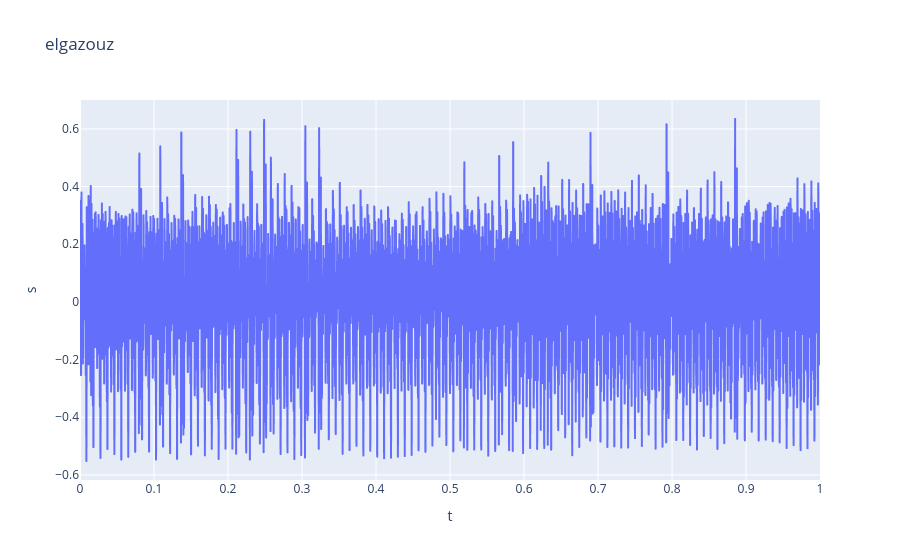
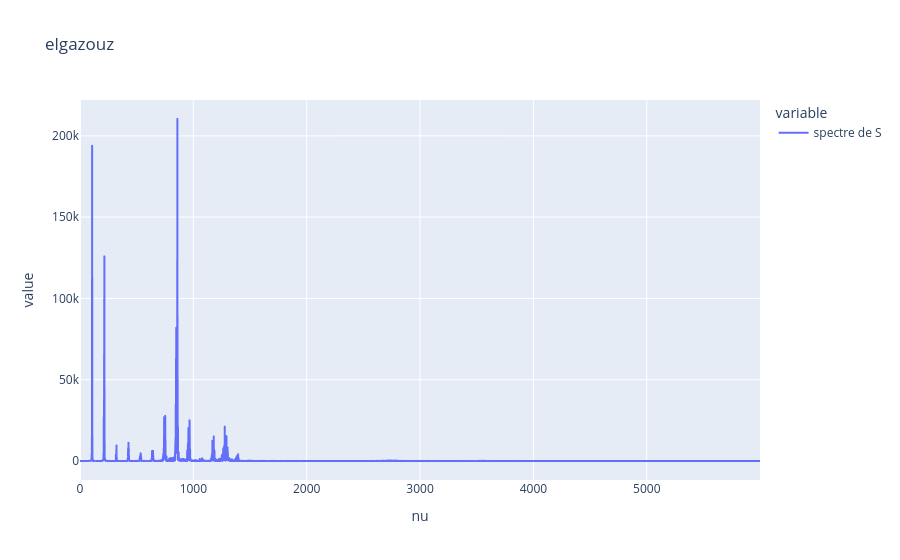
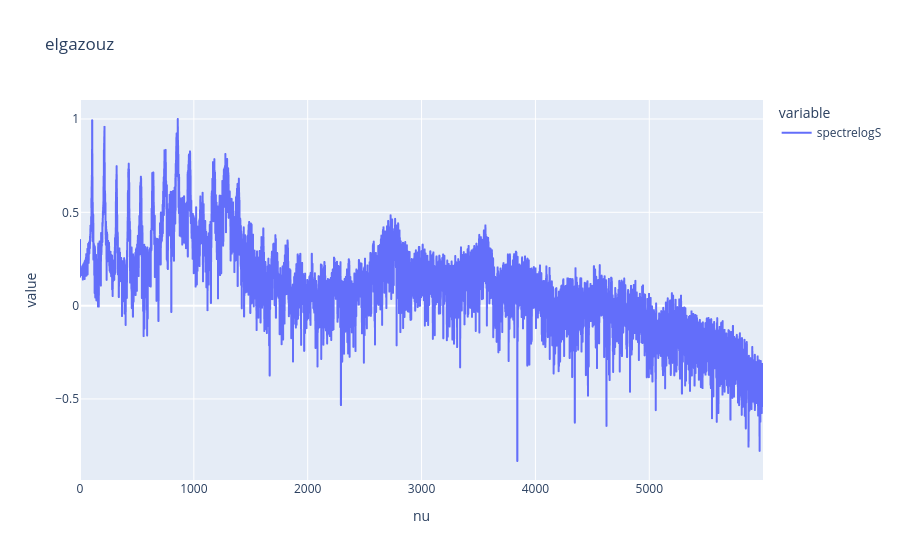

Notebook cell for these charts, in order:
### Markdown cell above
FONCTION QUI RETOURNE L'AMPLITUDE ET LA FREQUENCE DU FONDAMENTALE ET DE H HARMONIQUES SOUS FORME DE VECTEUR

### Code cell
signal_dict = np.load('a_1.npz')

s = signal_dict['s']
t = signal_dict['t']


df=pd.DataFrame({"t":t, "s":s})
fig= px.line(df, x="t", y="s", title="elgazouz")
fig.show()

nu,S = san.trans_fourier(s,t)


spectreS = ((abs(S))**2)

df=pd.DataFrame({"nu":nu, "spectre de S":spectreS})
fig2= px.line(df, x="nu", y=["spectre de S"], title="elgazouz")
fig2.show()

spectrelogS = np.log10(spectreS)/((np.max(np.log10(spectreS))))

df=pd.DataFrame({"nu":nu, "spectrelogS":spectrelogS})
fig4= px.line(df, x="nu", y=["spectrelogS"], title="elgazouz")
fig4.show()
#prend les pics

### Figure 1 — Plotly figure (JSON) as saved in the notebook; plotly's stock layout.template omitted (floating-point values rounded to 4 significant figures; data arrays with more than 128 entries replaced by an {"elided": "..."} marker saying what was removed)
{"data": [{"hovertemplate": "t=%{x}<br>s=%{y}<extra></extra>", "legendgroup": "", "line": {"color": "#636efa", "dash": "solid"}, "marker": {"symbol": "circle"}, "mode": "lines", "name": "", "showlegend": false, "type": "scattergl", "x": {"elided": "12000 float values"}, "xaxis": "x", "y": {"elided": "12000 float values"}, "yaxis": "y"}], "layout": {"legend": {"tracegroupgap": 0}, "title": {"text": "elgazouz"}, "xaxis": {"anchor": "y", "domain": [0, 1], "title": {"text": "t"}}, "yaxis": {"anchor": "x", "domain": [0, 1], "title": {"text": "s"}}}}

### Figure 2 — Plotly figure (JSON) as saved in the notebook; plotly's stock layout.template omitted (floating-point values rounded to 4 significant figures; data arrays with more than 128 entries replaced by an {"elided": "..."} marker saying what was removed)
{"data": [{"hovertemplate": "variable=spectre de S<br>nu=%{x}<br>value=%{y}<extra></extra>", "legendgroup": "spectre de S", "line": {"color": "#636efa", "dash": "solid"}, "marker": {"symbol": "circle"}, "mode": "lines", "name": "spectre de S", "showlegend": true, "type": "scattergl", "x": {"elided": "6000 float values"}, "xaxis": "x", "y": {"elided": "6000 float values"}, "yaxis": "y"}], "layout": {"legend": {"title": {"text": "variable"}, "tracegroupgap": 0}, "title": {"text": "elgazouz"}, "xaxis": {"anchor": "y", "domain": [0, 1], "title": {"text": "nu"}}, "yaxis": {"anchor": "x", "domain": [0, 1], "title": {"text": "value"}}}}

### Figure 3 — Plotly figure (JSON) as saved in the notebook; plotly's stock layout.template omitted (floating-point values rounded to 4 significant figures; data arrays with more than 128 entries replaced by an {"elided": "..."} marker saying what was removed)
{"data": [{"hovertemplate": "variable=spectrelogS<br>nu=%{x}<br>value=%{y}<extra></extra>", "legendgroup": "spectrelogS", "line": {"color": "#636efa", "dash": "solid"}, "marker": {"symbol": "circle"}, "mode": "lines", "name": "spectrelogS", "showlegend": true, "type": "scattergl", "x": {"elided": "6000 float values"}, "xaxis": "x", "y": {"elided": "6000 float values"}, "yaxis": "y"}], "layout": {"legend": {"title": {"text": "variable"}, "tracegroupgap": 0}, "title": {"text": "elgazouz"}, "xaxis": {"anchor": "y", "domain": [0, 1], "title": {"text": "nu"}}, "yaxis": {"anchor": "x", "domain": [0, 1], "title": {"text": "value"}}}}
